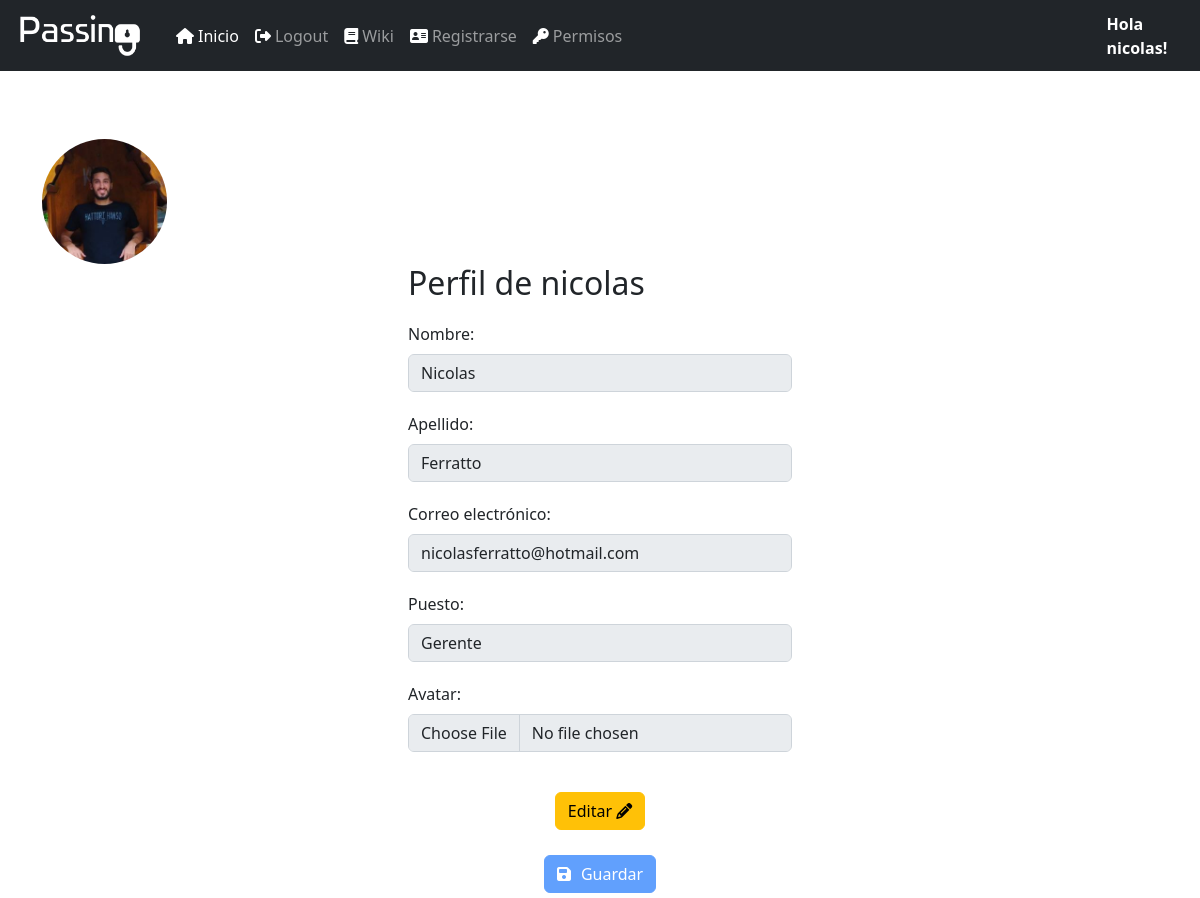
Before: /profile/nicolas/ (signed in) with the older database file.
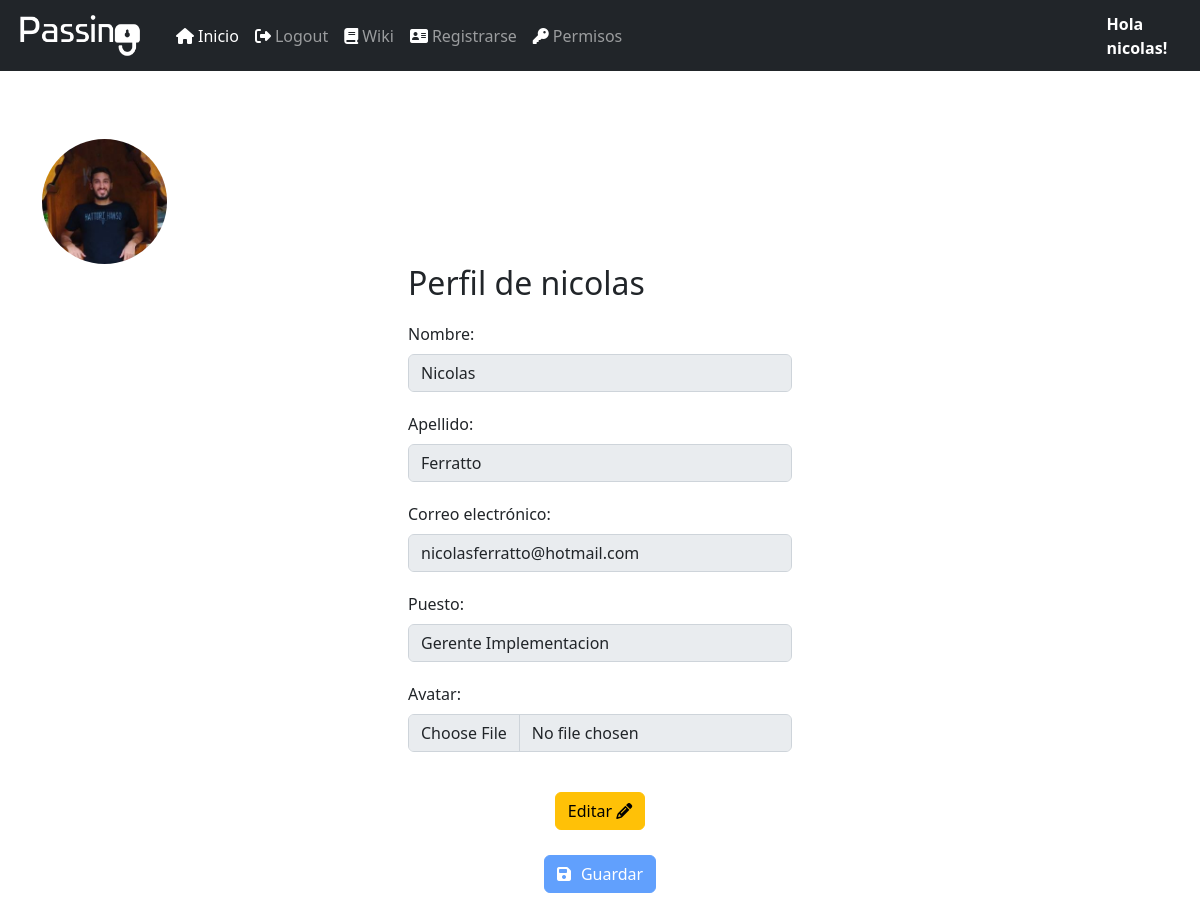
After: the same page with the newer database file.
### login/models.py (models this page shows)
class CustomUser(AbstractUser):
    avatar = models.ImageField(blank=True, null=True, upload_to='static/')
    position = models.CharField(max_length=80,null=True)

### login/views.py (the view)
# urls.py: path('profile/<str:username>/', views.profile_view, name='profile'),
@login_required
def profile_view(request, username):
    if username is not None:
        user = CustomUser.objects.get(username=username)
        if request.method == 'POST':
            print('pasando por post')
            profile_form = ProfileForm(request.POST, request.FILES, instance=user)
            if profile_form.is_valid():
                profile_form.save()
            else:
                print('Formulario no válido')
        else:
            profile_form = ProfileForm(instance=user)
        context = {
            'user_profile': user,
            'profile_form': profile_form,
        }
        return render(request, 'profile.html', context)
    return render(request, 'login.html')

### login/forms.py
class ProfileForm(forms.ModelForm):
    class Meta:
        model = CustomUser
        fields = ['first_name', 'last_name', 'email', 'avatar', 'position']
    def __init__(self, *args, **kwargs):
        super(ProfileForm, self).__init__(*args, **kwargs)

### templates/profile.html (shortened to what this page needs)
<!DOCTYPE html>
{% extends 'base.html'%}
{% load static %}
{% block head %}
<link rel="stylesheet" href="{% static 'lib/DataTables-1.13.1/css/dataTables.bootstrap5.min.css' %}"/>
<link rel="stylesheet" href="{% static 'lib/DataTables-1.13.1/plugins/responsive-2.4.0/css/responsive.bootstrap5.min.css' %}"/>
{% endblock %}
{% block content %}
<div class="container" style="height: 60px;">
</div>
{% if request.user.is_authenticated %}
<html>
<head>
</head>
<body>
    <div class='container'>
        <div class="profile-image-container">
            {% if user_profile.avatar %}
                <img class="rounded-circle" src="{{ user_profile.avatar.url }}" alt="{{ user_profile.username }}'s Avatar" width="125" height="125">
            {% else %}
                <img class="rounded-circle" src="http://localhost:8000/media/static/default-avatar.jpg" alt="Default Avatar" width="125" height="125">
            {% endif %}
            </div>
        </div>
        <div class="row">
            <div class="col-md-4 mx-auto">
                <form id="Profileform" method='POST' enctype="multipart/form-data" action='{% url 'profile' request.user.username %}'>
                    <h2>Perfil de {{ user_profile.username }}</h2>
                    <div class="form-group" style="margin-top: 20px; margin-bottom: 20px;">
                        <label for="first_name" class="form-label">Nombre: </label>
                        <input name="first_name" id="first_name" class="form-control" value="{{ user_profile.first_name }}" >
                    </div>
                    <div class="form-group" style="margin-top: 20px; margin-bottom: 20px;">
                        <label for="last_name" class="form-label">Apellido: </label>
                        <input name="last_name" id="last_name" class="form-control" value="{{ user_profile.last_name }}" >
                    </div>
                    <div class="form-group" style="margin-top: 20px; margin-bottom: 20px;">
                        <label for="email" class="form-label">Correo electrónico:</label>
                        <input name="email" id="email" class="form-control" value="{{ user_profile.email }}" >
                    </div>
                    <div class="form-group" style="margin-top: 20px; margin-bottom: 20px;">
                        <label for="position" class="form-label">Puesto:</label>
                        <input name="position" id="position" class="form-control" value="{{ user_profile.position }}" >
                    </div>
                    <div class="form-group" style="margin-top: 20px; margin-bottom: 20px;">
                        <label for="avatar" class="form-label">Avatar:</label>
                        <input type="file" name="avatar" id="avatar" class="form-control" value="{{ user_profile.avatar }}" >
                    </div>
                    </div>
                        <div class="text-center" style="margin-top: 20px; margin-bottom: 20px;">
                        <button id="botonEditar" class="btn btn-warning" type="button">Editar <i class="fas fa-pencil-alt"></i></button>
                    </div>
                    <div class="text-center" style="margin-top: 5px; margin-bottom: 5px;">
                        <button id='buttonsubmit' type="submit" class="btn btn-primary">
                               <i class="fas fa-save" style="margin-right:10px; text-decoration-line: none; color: white;"></i>Guardar
                        </button>
                    </div>
        </div>
{% endif %}
</body>
{% endblock %}

### templates/base.html (shortened to what this page needs)
<html>
        <head>
            {% load static %}
                <link rel="stylesheet" href="{% static 'lib/bootstrap-5.2.2-dist/css/bootstrap.min.css'%}"></link>
           {% block head %}
            {% endblock %}
        </head>
        <body>
    <div class="">
           <nav class="navbar navbar-expand-lg navbar-dark bg-dark">
            <div class="container-fluid">
              <a class="navbar-brand" href="#"><img src="{% static 'Passing2.png' %}" width="140px" height="45px"></a>
              <div class="collapse navbar-collapse" id="navbarColor02">
                <ul class="navbar-nav ml-auto">
                  <li class="nav-item">
                    <a class="nav-link active" href={% url 'listpass' %}><i class="fa-solid fa-house" style="color:white">&nbsp;</i>Inicio
                    </a>
                  </li>
                  {% if request.user.is_authenticated %}
                  <li class="nav-item">
                    <a class="nav-link" href="{% url 'logout' %}"><i class="fa-solid fa-right-from-bracket" style="color:white">&nbsp;</i>Logout</a>
                  </li>
                  {% else %}
                  <li class="nav-item">
                    <a class="nav-link" href="{% url 'login' %}"><i class="fas fa-sign-in-alt" style="color:white">&nbsp;</i>Login</a>
                  </li>
                  {%endif%}
                  <li class="nav-item">
                    <a class="nav-link" href="#"><i class="fa-solid fa-book" style="color:white">&nbsp;</i>Wiki</a>
                  </li>
                  <li class="nav-item">
                    <a class="nav-link" href="{% url 'register' %}"><i class="fa-solid fa-address-card" style="color:white">&nbsp;</i>Registrarse</a>
                  </li>
                  {% if request.user.is_superuser %}
                  <li class="nav-item">
                    <a class="nav-link" href="{% url 'permissionform1' %}"><i class="fa-solid fa-key" style="color:white">&nbsp;</i>Permisos</a>
                  </li>
                  {%endif%}
                    </div>
                {% if request.user.is_authenticated %}
              </div>
              <a class="nav-link" href="{% url 'profile' request.user.username %}" style="color:white"><b>Hola {{request.user}}!</b></a>
            </div>
            {%else%}
          </div>
          <a class="nav-link" href="{% url 'login' %}" style="color:white"><b>Hola {{request.user}}!</b></a>
        </div>
            {%endif%}
          {% block content %}
            {% endblock %}
          </body>
    </html>

Changed rows visible on the page:
changed CustomUser "nicolas": position "Gerente" → "Gerente Implementacion"
